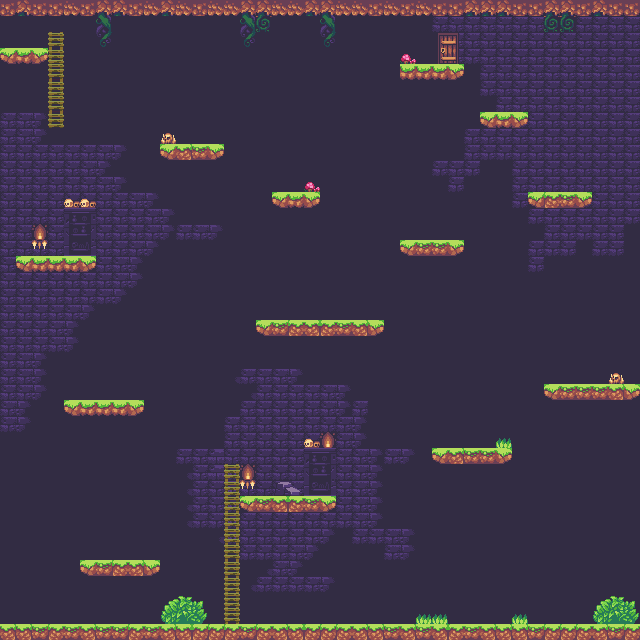

The image is a tile-based game level rendered from a .tmx file. Its description and source (layers, tilesets, objects; grid data summarised) follow:
An orthogonal 40x40 tile map with 16x16 px tiles, 6 tile layers (backGround, backGround2, platforms, stairs, ...), 3 tilesets and 7 objects (4x pickUp, 2x enemySpawner, playerSpawner).

<map version="1.2" tiledversion="1.3.2" orientation="orthogonal" renderorder="right-down" compressionlevel="0" width="40" height="40" tilewidth="16" tileheight="16" infinite="0" nextlayerid="9" nextobjectid="19">
 <editorsettings>
  <export target="level1.json" format="json" />
 </editorsettings>
 <tileset firstgid="1" name="landscape-tileset" tilewidth="16" tileheight="16" spacing="2" margin="1" tilecount="165" columns="15">
  <image source="landscape-tileset.png" width="270" height="198" />
 </tileset>
 <tileset firstgid="166" name="props-tileset" tilewidth="16" tileheight="16" spacing="2" margin="1" tilecount="120" columns="6">
  <image source="props-tileset.png" width="108" height="360" />
 </tileset>
 <tileset firstgid="286" name="atlas-tileset" tilewidth="16" tileheight="16" spacing="2" margin="1" tilecount="1024" columns="32">
  <image source="atlas-tileset.png" width="576" height="576" />
 </tileset>
 <layer id="2" name="backGround" width="40" height="40">
  <data>[1600 cells, 1600 non-empty, 1 distinct tile ids]</data>
 </layer>
 <layer id="3" name="backGround2" width="40" height="40">
  <data>[1600 cells, 423 non-empty, 20 distinct tile ids]</data>
 </layer>
 <layer id="4" name="platforms" width="40" height="40">
  <data>[1600 cells, 145 non-empty, 9 distinct tile ids]</data>
 </layer>
 <layer id="7" name="stairs" width="40" height="40">
  <data>[1600 cells, 16 non-empty, 4 distinct tile ids]</data>
 </layer>
 <objectgroup id="8" name="objects">
  <object id="8" name="playerSpawn" type="playerSpawner" x="42" y="615">
   <point />
  </object>
  <object id="11" name="gem2" type="pickUp" gid="68" x="306.667" y="304.333" width="16" height="16">
   <properties>
    <property name="sprite" value="gem" />
   </properties>
  </object>
  <object id="12" name="gem3" type="pickUp" gid="68" x="18.6667" y="34.3333" width="16" height="16">
   <properties>
    <property name="sprite" value="gem" />
   </properties>
  </object>
  <object id="13" name="gem1" type="pickUp" gid="68" x="113.667" y="608.333" width="16" height="16">
   <properties>
    <property name="sprite" value="gem" />
   </properties>
  </object>
  <object id="16" name="enemy2" type="enemySpawner" x="280.667" y="595.333" width="356.667" height="24.6667">
   <properties>
    <property name="skull" value="" />
   </properties>
  </object>
  <object id="17" name="enemy1" type="enemySpawner" x="268" y="306" width="113.333" height="9.33333">
   <properties>
    <property name="skull" value="" />
   </properties>
  </object>
  <object id="18" name="gem4" type="pickUp" gid="68" x="425" y="237" width="16" height="16">
   <properties>
    <property name="sprite" value="gem" />
   </properties>
  </object>
 </objectgroup>
 <layer id="5" name="foreground" width="40" height="40">
  <data>[1600 cells, 18 non-empty, 8 distinct tile ids]</data>
 </layer>
 <layer id="6" name="exit" width="40" height="40">
  <data>[1600 cells, 4 non-empty, 4 distinct tile ids]</data>
 </layer>
</map>
